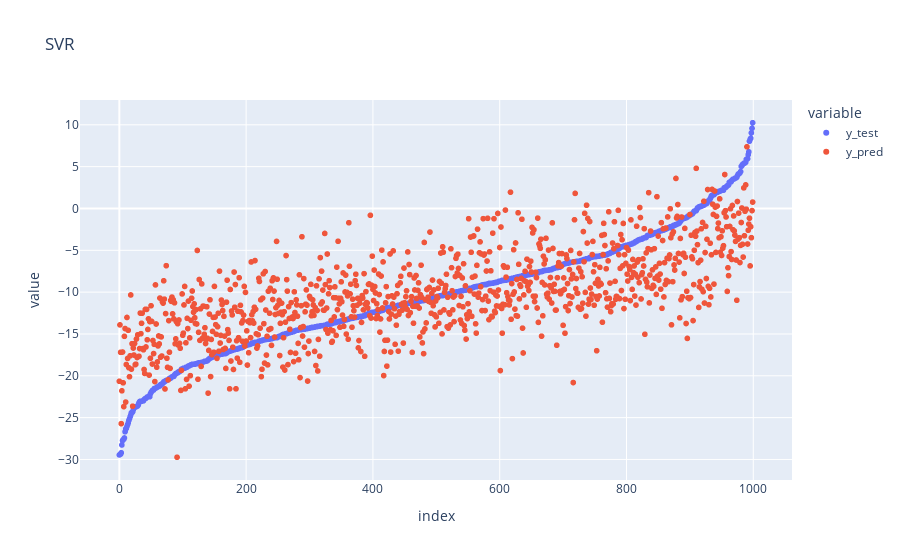

The cell this chart's notebook holds for it:
### Markdown cell above
### SVR

### Code cell
svr = SVR()  # rbf kernel by default
param_grid = {
    "gamma": ["scale", "auto"],
    "C": np.random.uniform(low=0.001, high=100, size=10 ** 4),
    "epsilon": np.random.exponential(scale=0.1, size=10 ** 4),
    "shrinking": [True, False],
}

best_regressor["SVR"] = RandomizedSearchCV(
    estimator=svr,
    param_distributions=param_grid,
    n_iter=30,
    cv=5,
    scoring="neg_mean_squared_error",
    n_jobs=-1,  # use all cores
    verbose=1,
    random_state=42,
)
best_regressor["SVR"].fit(X_train, y_train.ravel())

show_res_report(best_regressor["SVR"], title="SVR")

### Figure 1 — Plotly figure (JSON) as saved in the notebook; plotly's stock layout.template omitted (floating-point values rounded to 4 significant figures; data arrays with more than 128 entries replaced by an {"elided": "..."} marker saying what was removed)
{"data": [{"hovertemplate": "variable=y_test<br>index=%{x}<br>value=%{y}<extra></extra>", "legendgroup": "y_test", "marker": {"color": "#636efa", "symbol": "circle"}, "mode": "markers", "name": "y_test", "showlegend": true, "type": "scattergl", "x": {"elided": "1000 int values"}, "xaxis": "x", "y": {"elided": "1000 float values"}, "yaxis": "y"}, {"hovertemplate": "variable=y_pred<br>index=%{x}<br>value=%{y}<extra></extra>", "legendgroup": "y_pred", "marker": {"color": "#EF553B", "symbol": "circle"}, "mode": "markers", "name": "y_pred", "showlegend": true, "type": "scattergl", "x": {"elided": "1000 int values"}, "xaxis": "x", "y": {"elided": "1000 float values"}, "yaxis": "y"}], "layout": {"legend": {"title": {"text": "variable"}, "tracegroupgap": 0}, "title": {"text": "SVR"}, "xaxis": {"anchor": "y", "domain": [0, 1], "title": {"text": "index"}}, "yaxis": {"anchor": "x", "domain": [0, 1], "title": {"text": "value"}}}}
